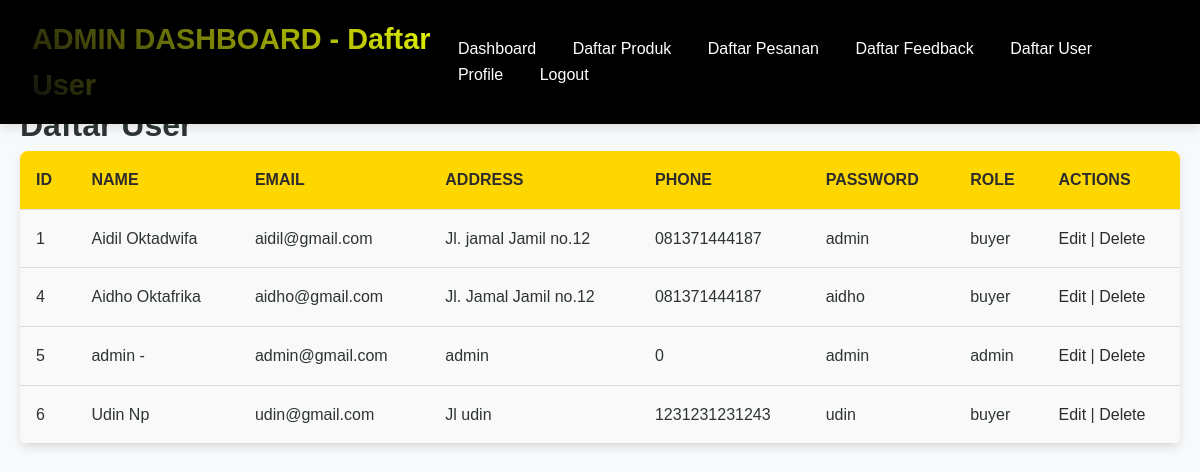
/admin/users.php (signed in), run on the app's committed database.
### tables this page shows
CREATE TABLE `users` (
  `id` int(11) NOT NULL,
  `first_name` varchar(100) DEFAULT NULL,
  `last_name` varchar(100) DEFAULT NULL,
  `email` varchar(150) DEFAULT NULL,
  `phone` varchar(20) DEFAULT NULL,
  `address` text DEFAULT NULL,
  `password` varchar(255) DEFAULT NULL,
  `role` enum('admin','buyer') DEFAULT 'buyer'
);

### admin/users.php (the view, shortened to what this page needs)
<?php
include '../config/db.php';
$users = mysqli_query($conn, "SELECT * FROM users");
?>
<!DOCTYPE html>
<html lang="en">
<head>
    <link rel="stylesheet" href="../assets/css/products.css">
</head>
<body>
    <header>
        <h1>ADMIN DASHBOARD - Daftar User</h1>
        <nav>
            <a href="index.php">Dashboard</a>
            <a href="products.php">Daftar Produk</a>
            <a href="orders.php">Daftar Pesanan</a>
            <a href="feedback.php">Daftar Feedback</a>
            <a href="users.php">Daftar User</a>
            <a href="profile.php">Profile</a>
            <a href="../logout.php">Logout</a>
        </nav>
    </header>
    <main class="main-content">
        <h1>Daftar User</h1>
        <table class="user-table">
            <thead>
                <tr>
                    <th>ID</th>
                    <th>Name</th>
                    <th>Email</th>
                    <th>Address</th>
                    <th>Phone</th>
                    <th>Password</th>
                    <th>Role</th>
                    <th>Actions</th>
                </tr>
            </thead>
            <tbody>
                <?php while ($user = mysqli_fetch_assoc($users)) : ?>
                    <tr>
                        <td><?= $user['id'] ?></td>
                        <td><?= $user['first_name'] . " " . $user['last_name'] ?></td>
                        <td><?= $user['email'] ?></td>
                        <td><?= $user['address'] ?></td>
                        <td><?= $user['phone'] ?></td>
                        <td><?= $user['password'] ?></td>
                        <td><?= $user['role'] ?></td>
                        <td>
                            <a href="edit_users.php?id=<?= $user['id'] ?>">Edit</a> |
                            <a href="delete_users.php?id=<?= $user['id'] ?>" onclick="return confirm('Are you sure you want to delete this user?')">Delete</a>
                        </td>
                    </tr>
                <?php endwhile; ?>
            </tbody>
        </table>
    </main>
</body>
</html>

### assets/css/products.css (style rules this page uses)
* { margin: 0; padding: 0; box-sizing: border-box; }
body { font-family: 'Poppins', sans-serif; background-color: #f8f9fa; color: #2d3436; line-height: 1.6; }
header { background-color: #000; padding: 1rem 2rem; color: #fff; display: flex; justify-content: space-between; align-items: center; position: fixed; top: 0; width: 100%; z-index: 10; box-shadow: 0 4px 10px rgba(0, 0, 0, 0.1); }
header h1 { font-size: 1.8rem; font-weight: 700; background: linear-gradient(45deg, #0e0e0e, #edfe00); -webkit-background-clip: text; -webkit-text-fill-color: transparent; }
nav a { color: #fff; font-size: 1rem; font-weight: 500; text-decoration: none; margin: 0 1rem; transition: color 0.3s ease; }
main { padding: 100px 20px 20px; max-width: 1200px; margin: 0 auto; }
table { width: 100%; border-collapse: collapse; margin-bottom: 2rem; background-color: #fff; box-shadow: 0 4px 8px rgba(0, 0, 0, 0.1); border-radius: 8px; overflow: hidden; }
table th, table td { padding: 1rem; text-align: left; border-bottom: 1px solid #ddd; font-size: 1rem; }
table th { background-color: #ffd700; color: #2c2c2c; text-transform: uppercase; font-weight: 600; }
table td { background-color: #f9f9f9; color: #2d3436; }
table a { text-decoration: none; color: #2c2c2c; }
a { text-decoration: none; color: #2c2c2c; }

### data on the page
users: id "1", first_name "Aidil", last_name "Oktadwifa", email "aidil@gmail.com", address "Jl. jamal Jamil no.12", phone "081371444187", password "admin", role "buyer"
users: id "4", first_name "Aidho", last_name "Oktafrika", email "aidho@gmail.com", address "Jl. Jamal Jamil no.12", phone "081371444187", password "aidho", role "buyer"
users: id "5", first_name "admin", last_name "-", email "admin@gmail.com", address "admin", phone "0", password "admin", role "admin"
users: id "6", first_name "Udin", last_name "Np", email "udin@gmail.com", address "Jl udin", phone "1231231231243", password "udin", role "buyer"
